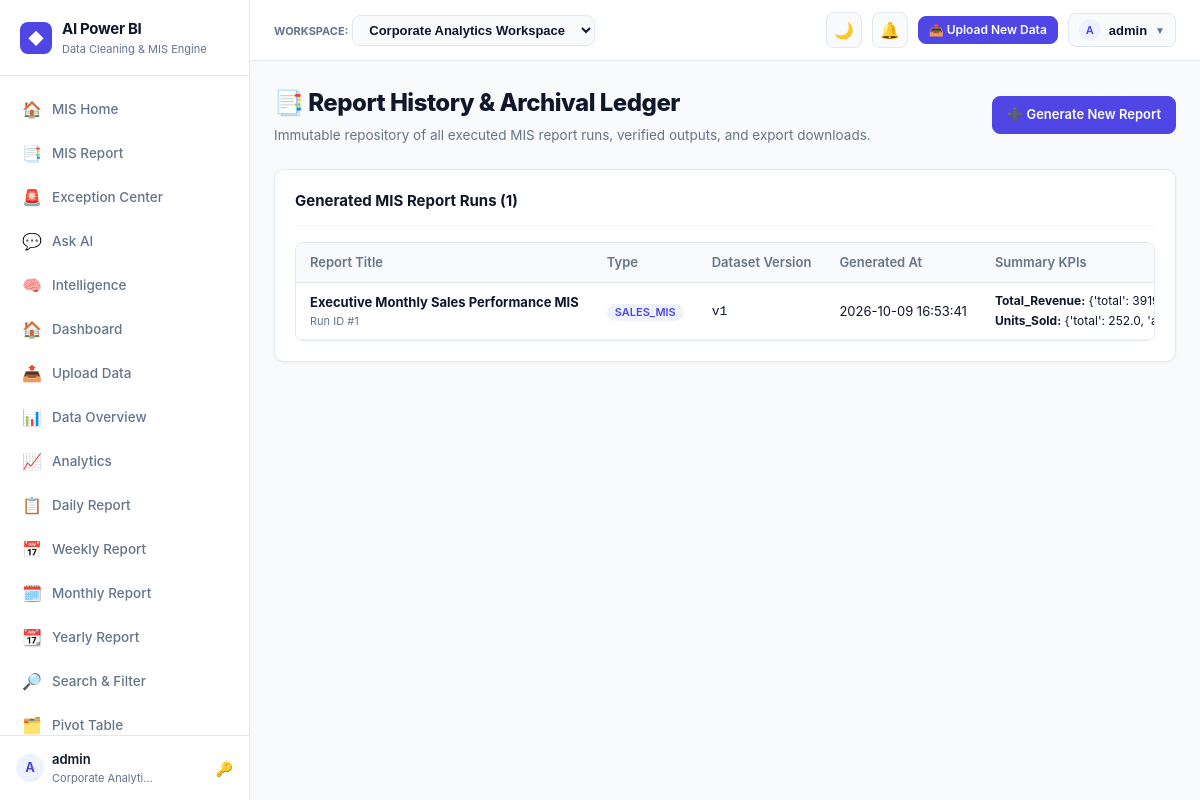
Screenshot of /reports/history/ (signed in) with the database file from the repository.
### apps/workspaces/models.py (models this page shows, shortened)
class Workspace(models.Model):
    name = models.CharField(max_length=120)
    slug = models.SlugField(max_length=140, unique=True, blank=True)
    description = models.TextField(blank=True)
    owner = models.ForeignKey(User, on_delete=models.CASCADE, related_name='owned_workspaces')
    created_at = models.DateTimeField(auto_now_add=True)
    updated_at = models.DateTimeField(auto_now=True)
    class Meta:
        ordering = ['name']

### apps/reports/models.py (models this page shows, shortened)
class ReportRun(models.Model):
    report_definition = models.ForeignKey(ReportDefinition, on_delete=models.CASCADE, related_name='runs')
    dataset_version = models.ForeignKey('datasets.DatasetVersion', on_delete=models.CASCADE, related_name='report_runs')
    parameters_applied = models.JSONField(default=dict, blank=True)
    summary_kpis = models.JSONField(default=dict, blank=True)
    table_data = models.JSONField(default=dict, blank=True)
    chart_payloads = models.JSONField(default=dict, blank=True)
    excel_export_path = models.CharField(max_length=512, blank=True)
    pdf_export_path = models.CharField(max_length=512, blank=True)
    csv_export_path = models.CharField(max_length=512, blank=True)
    generated_by = models.ForeignKey(User, on_delete=models.SET_NULL, null=True, blank=True)
    generated_at = models.DateTimeField(auto_now_add=True)
    class Meta:
        ordering = ['-generated_at']

class ReportDefinition(models.Model):
    REPORT_TYPES = [
        ('sales_mis', 'Sales Performance MIS'),
        ('finance_mis', 'Financial & Revenue MIS'),
        ('inventory_mis', 'Inventory & Stock MIS'),
        ('operations_mis', 'Operations & Workflow MIS'),
        ('hr_mis', 'Human Resources & Attendance MIS'),
        ('custom_mis', 'Custom Governed MIS Report'),
    ]
    workspace = models.ForeignKey('workspaces.Workspace', on_delete=models.CASCADE, related_name='report_definitions')
    name = models.CharField(max_length=255)
    report_type = models.CharField(max_length=32, choices=REPORT_TYPES, default='custom_mis')
    description = models.TextField(blank=True)
    dataset = models.ForeignKey('datasets.Dataset', on_delete=models.CASCADE, related_name='report_definitions')
    semantic_model = models.ForeignKey('semantic_model.SemanticModel', on_delete=models.SET_NULL, null=True, blank=True)
    date_column = models.CharField(max_length=255, blank=True)
    metric_columns = models.JSONField(default=list, blank=True)
    dimension_columns = models.JSONField(default=list, blank=True)
    filters_config = models.JSONField(default=dict, blank=True)
    version_number = models.PositiveIntegerField(default=1)
    created_by = models.ForeignKey(User, on_delete=models.SET_NULL, null=True, blank=True)
    created_at = models.DateTimeField(auto_now_add=True)
    updated_at = models.DateTimeField(auto_now=True)
    class Meta:
        ordering = ['-updated_at']
        unique_together = ('workspace', 'name')

### apps/datasets/models.py (models this page shows, shortened)
class DatasetVersion(models.Model):
    dataset = models.ForeignKey(Dataset, on_delete=models.CASCADE, related_name='versions')
    version_number = models.PositiveIntegerField()
    parent_version = models.ForeignKey('self', on_delete=models.SET_NULL, null=True, blank=True, related_name='child_versions')
    transformation_run = models.ForeignKey('cleaning.TransformationRun', on_delete=models.SET_NULL, null=True, blank=True, related_name='output_versions')
    file_path = models.CharField(max_length=512)
    row_count = models.PositiveIntegerField(default=0)
    column_count = models.PositiveIntegerField(default=0)
    quality_score = models.FloatField(default=100.0)
    is_cleaned = models.BooleanField(default=False)
    change_summary = models.TextField(blank=True)
    created_by = models.ForeignKey(User, on_delete=models.SET_NULL, null=True, blank=True)
    created_at = models.DateTimeField(auto_now_add=True)
    class Meta:
        ordering = ['-version_number']
        unique_together = ('dataset', 'version_number')

### apps/dashboards/views.py (the view)
# urls.py: path('reports/history/', report_history_view, name='report_history'),
@login_required
def report_history_view(request):
    workspace = request.workspace
    report_runs = ReportRun.objects.filter(report_definition__workspace=workspace).order_by('-generated_at')
    return render(request, 'dashboards/report_history.html', {
        'report_runs': report_runs,
    })

### apps/workspaces/context_processors.py (called while the page is built)
def workspace_context(request):
    if hasattr(request, 'user') and request.user.is_authenticated:
        memberships = WorkspaceMembership.objects.filter(user=request.user).select_related('workspace')
        user_workspaces = [m.workspace for m in memberships]
        return {
            'current_workspace': getattr(request, 'workspace', None),
            'user_workspaces': user_workspaces,
        }
    return {
        'current_workspace': None,
        'user_workspaces': [],
    }

### templates/dashboards/report_history.html (shortened to what this page needs)
{% extends 'base/base.html' %}
{% block content %}
<div style="display: flex; justify-content: space-between; align-items: center; margin-bottom: 24px;">
  <div>
    <h1 style="font-size: 24px; font-weight: 800; letter-spacing: -0.5px;">📑 Report History & Archival Ledger</h1>
    <p style="color: var(--text-muted); font-size: 13.5px; margin-top: 4px;">Immutable repository of all executed MIS report runs, verified outputs, and export downloads.</p>
  </div>
  <div>
    <a href="{% url 'reports' %}" class="btn btn-primary">➕ Generate New Report</a>
  </div>
</div>
<div class="card">
  <div class="card-header">
    <div class="card-title">Generated MIS Report Runs ({{ report_runs.count }})</div>
  </div>
  {% if report_runs %}
  <div class="table-responsive">
    <table class="data-table">
      <thead>
        <tr>
          <th>Report Title</th>
          <th>Type</th>
          <th>Dataset Version</th>
          <th>Generated At</th>
          <th>Summary KPIs</th>
        </tr>
      </thead>
      <tbody>
        {% for r in report_runs %}
        <tr>
          <td>
            <div style="font-weight: 700;">{{ r.report_definition.name }}</div>
            <div style="font-size: 11px; color: var(--text-muted);">Run ID #{{ r.id }}</div>
          </td>
          <td><span class="badge badge-primary">{{ r.report_definition.report_type|upper }}</span></td>
          <td><code>v{{ r.dataset_version.version_number|default:"1" }}</code></td>
          <td>{{ r.generated_at|date:"Y-m-d H:i:s" }}</td>
          <td>
            {% if r.summary_kpis %}
            <div style="font-size: 12px; display: flex; flex-direction: column; gap: 2px;">
              {% for k, v in r.summary_kpis.items %}
              <span><strong>{{ k }}:</strong> {{ v }}</span>
              {% endfor %}
            </div>
            {% else %}
            <span style="color: var(--text-muted); font-size: 11px;">-</span>
            {% endif %}
          </td>
        </tr>
        {% endfor %}
      </tbody>
    </table>
  </div>
  {% else %}
  <div style="text-align: center; padding: 40px; color: var(--text-muted);">
    No historical report runs found. Reports generated via the builder will be archived here.
  </div>
  {% endif %}
</div>
{% endblock %}

### templates/base/base.html (shortened to what this page needs)
{% load static %}
<!DOCTYPE html>
<html lang="en">
<head>
  <link rel="stylesheet" href="{% static 'css/theme.css' %}">
</head>
<body>
  <aside class="sidebar">
    <div class="brand">
      <div class="brand-logo">◆</div>
      <div>
        <div class="brand-name">AI Power BI</div>
        <div class="brand-sub">Data Cleaning & MIS Engine</div>
      </div>
    </div>
    <nav class="nav-links">
      <a href="{% url 'mis_home' %}" class="nav-item {% if request.resolver_match.url_name in 'mis_home,mis_home_alt' %}active{% endif %}">
        <span class="nav-icon">🏠</span> MIS Home
      </a>
      <a href="{% url 'reports' %}" class="nav-item {% if request.resolver_match.url_name == 'reports' %}active{% endif %}">
        <span class="nav-icon">📑</span> MIS Report
      </a>
      <a href="{% url 'exception_center' %}" class="nav-item {% if request.resolver_match.url_name == 'exception_center' %}active{% endif %}">
        <span class="nav-icon">🚨</span> Exception Center
      </a>
      <a href="{% url 'ask_ai' %}" class="nav-item {% if request.resolver_match.url_name in 'ask_ai,ask_data' %}active{% endif %}">
        <span class="nav-icon">💬</span> Ask AI
      </a>
      <a href="{% url 'intelligence' %}" class="nav-item {% if request.resolver_match.url_name == 'intelligence' %}active{% endif %}">
        <span class="nav-icon">🧠</span> Intelligence
      </a>
      <a href="{% url 'dashboard' %}" class="nav-item {% if request.resolver_match.url_name == 'dashboard' %}active{% endif %}">
        <span class="nav-icon">🏠</span> Dashboard
      </a>
      <a href="{% url 'upload' %}" class="nav-item {% if request.resolver_match.url_name == 'upload' %}active{% endif %}">
        <span class="nav-icon">📤</span> Upload Data
      </a>
      <a href="{% url 'data_overview' %}" class="nav-item {% if request.resolver_match.url_name == 'data_overview' %}active{% endif %}">
        <span class="nav-icon">📊</span> Data Overview
      </a>
      <a href="{% url 'analytics' %}" class="nav-item {% if request.resolver_match.url_name == 'analytics' %}active{% endif %}">
        <span class="nav-icon">📈</span> Analytics
      </a>
      <a href="{% url 'daily_report' %}" class="nav-item {% if request.resolver_match.url_name == 'daily_report' %}active{% endif %}">
        <span class="nav-icon">📋</span> Daily Report
      </a>
      <a href="{% url 'weekly_report' %}" class="nav-item {% if request.resolver_match.url_name == 'weekly_report' %}active{% endif %}">
        <span class="nav-icon">📅</span> Weekly Report
      </a>
      <a href="{% url 'monthly_report' %}" class="nav-item {% if request.resolver_match.url_name == 'monthly_report' %}active{% endif %}">
        <span class="nav-icon">🗓️</span> Monthly Report
      </a>
      <a href="{% url 'yearly_report' %}" class="nav-item {% if request.resolver_match.url_name == 'yearly_report' %}active{% endif %}">
        <span class="nav-icon">📆</span> Yearly Report
      </a>
      <a href="{% url 'search_filter' %}" class="nav-item {% if request.resolver_match.url_name == 'search_filter' %}active{% endif %}">
        <span class="nav-icon">🔎</span> Search & Filter
      </a>
      <a href="{% url 'pivot_table' %}" class="nav-item {% if request.resolver_match.url_name == 'pivot_table' %}active{% endif %}">
        <span class="nav-icon">🗂️</span> Pivot Table
      </a>
    </nav>
    <div class="sidebar-footer">
      <div class="user-badge">
        <div style="display: flex; align-items: center; gap: 8px;">
          <div class="user-avatar">{{ request.user.username|make_list|first|upper }}</div>
          <div>
            <div style="font-weight: 600;">{{ request.user.username }}</div>
            <div style="font-size: 11px; color: var(--text-muted);">{{ current_workspace.name|truncatechars:18 }}</div>
          </div>
        </div>
        <a href="{% url 'password_change' %}" style="color: var(--text-muted); text-decoration: none; font-size: 14px;" title="Change Password">🔑</a>
      </div>
    </div>
  </aside>
  <div id="app-wrap">
    <header class="topbar">
      <div class="topbar-left">
        <div class="workspace-selector">
          <label style="font-size: 11px; font-weight: 700; color: var(--text-muted); text-transform: uppercase;">Workspace:</label>
          <select onchange="switchWorkspace(this.value)">
            {% for ws in user_workspaces %}
              <option value="{{ ws.id }}" {% if ws.id == current_workspace.id %}selected{% endif %}>{{ ws.name }}</option>
            {% endfor %}
          </select>
        </div>
      </div>
      <div class="topbar-right">
        <button id="theme-toggle-btn" class="theme-toggle-btn" onclick="toggleTheme()" title="Toggle Dark/Light Mode">
        </button>
        <a href="{% url 'notifications' %}" class="icon-badge-btn" title="Notifications">
          🔔
        </a>
        <a href="{% url 'upload' %}" class="btn btn-primary btn-sm">📤 Upload New Data</a>
        <div class="user-menu-container">
          <button class="user-menu-btn" onclick="toggleUserMenu(event)">
            <span class="user-avatar" style="width: 22px; height: 22px; font-size: 11px;">{{ request.user.username|make_list|first|upper }}</span>
            <span>{{ request.user.username }}</span>
            <span style="font-size: 10px; color: var(--text-muted);">▼</span>
          </button>
        </div>
      </div>
    </header>
    <main class="content-area">
      {% block content %}{% endblock %}
    </main>
  </div>
</body>
</html>

### rows the page displays
Workspace: name "Corporate Analyti…"
ReportRun: report_definition.name "Executive Monthly Sales Performance MIS", id "1", report_definition.report_type "SALES_MIS", dataset_version.version_number "1", generated_at "2026-10-09 16:53:41", summary_kpis "Total_Revenue" "Units_Sold", summary_kpis "{'total':…" "{'total': 252.0,…"

### other values shown
{{ request.user.username|make_list|first|upper }} "A"
{{ request.user.username }} "admin"
{{ report_runs.count }} "1"
form field value "Corporate Analytics Workspace"
